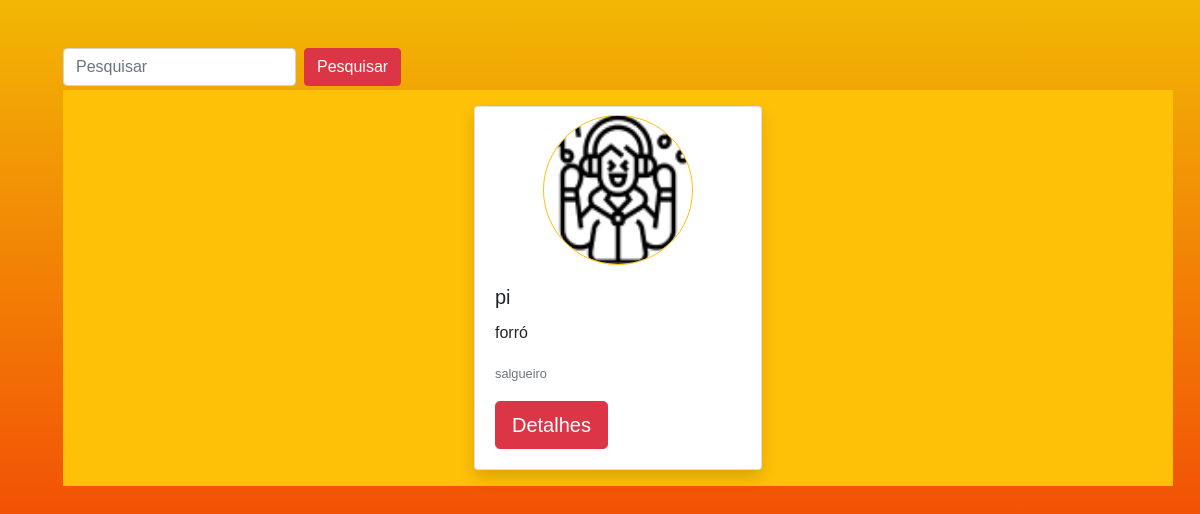
Screenshot of /login/pesquisa.php?buscar=pi with the database file from the repository.
### tables this page shows
CREATE TABLE `user_musico` (
  `cpf_cnpj` bigint NOT NULL,
  `nome_fantasia` varchar(50) NOT NULL,
  `email` varchar(35) NOT NULL,
  `endereco` varchar(100) NOT NULL,
  `telefone` varchar(20) NOT NULL,
  `genero_musical` varchar(35) NOT NULL,
  `data_entrada` date NOT NULL,
  `cache_show` float NOT NULL,
  `ativo` ENUM('s','n'),
  `senha` varchar(500) NOT NULL,
  PRIMARY KEY (`cpf_cnpj`)
);

### login/pesquisa.php (the view, shortened to what this page needs)
<?php
include('./conexao.php');
if (isset($_GET['buscar'])) {
    $pesquisar = $_GET['buscar'];
    $sql_code = "SELECT cpf_cnpj, nome_fantasia, genero_musical, endereco FROM user_musico WHERE nome_fantasia LIKE '%$pesquisar%' AND ativo LIKE 's' LIMIT 5";
    $sql_query = $conexao->query($sql_code) or die("Falha na execução do código SQL: " . $conexao->error);
    $resultados = '';
    while ($musico = mysqli_fetch_array($sql_query)) {
        $cpf_cnpj =  $musico['cpf_cnpj'];
        $sql_code = "SELECT * FROM imagens_musico WHERE cpf_cnpj = '$cpf_cnpj'";
        $sql_queryImagens = $conexao->query($sql_code) or die("Falha na execução do código SQL: " . $conexao->error);
        $imagemDataBase = $sql_queryImagens->fetch_assoc();
        $imgUrl = "";
        if ($imagemDataBase)
            $imgUrl = "./imagens_bd/" . $imagemDataBase['iMg'];
        else
            $imgUrl = "../img/music 1.png";
        $resultados .= '
        <div class="card shadow m-3" style="width: 18rem;">
        <div style="margin: 0 auto;" class="mt-2">
                <img src="' . $imgUrl . '" height="150" width="150" class=" border border-warning rounded-circle" alt="...">
        </div>
        <div class="card-body">
          <h5 class="card-title">' . $musico['nome_fantasia'] . '</h5>
          <p class="card-text">' . $musico['genero_musical'] . '</p>
          <p class="card-text"><small class="text-muted">' . $musico['endereco'] . '</small></p>
          <a href="./perfilPublic.php?musico=' . $musico['cpf_cnpj'] . '"class="btn btn-danger btn-lg">Detalhes</a>
        </div>
      </div>
    ';
    }
    $resultados = strlen($resultados) ? $resultados : '<tr>
                                                       <td colspan="6" class="text-center">
                                                              Nenhuma músico encontrada
                                                       </td>
                                                    </tr>';
}
?>
<!DOCTYPE html>
<html lang="pt-br">
<head>
    <link rel="stylesheet" href="../bootstrap/dist/css/bootstrap.min.css">
    <link rel="stylesheet" href="../bootstrap/dist/css/bootstrap.css">
    <link rel="stylesheet" href="../css/style.css">
</head>
<body>
    <div class="container m-5 ">
        <form class="form-inline my-2 my-lg-0" method="POST">
            <input class="form-control mr-sm-2" type="search" name="pesquisa" placeholder="Pesquisar" aria-label="Pesquisar">
            <button class="btn btn-danger my-2 my-sm-0" type="submit">Pesquisar</button>
        </form>
        <div>
            <div class="d-flex flex-row justify-content-center flex-wrap mt-1 mb-5 bg-warning bg-gradient">
                <?= $resultados ?>
            </div>
        </div>
    </div>
</body>
</html>

### css/style.css (style rules this page uses)
* { box-sizing: border-box; }
body { margin: 0px; padding: 0; height: 100vh; display: grid; grid-template-rows: 120px, 1fr, 60px; grid-template-columns: 1fr; grid-template-areas: "menu" "conteudo" "artistas" "rodape"; font-family: 'Montserrat', sans-serif; overflow-y: scroll; }

### login/pesquisa.php (style rules this page uses)
body { background-image: linear-gradient(#F2B705, #F21905); background-repeat: no-repeat; background-attachment: fixed; background-size: cover; min-height: 100%; }

### rows the page displays
user_musico: nome_fantasia "pi", genero_musical "forró", endereco "salgueiro"
